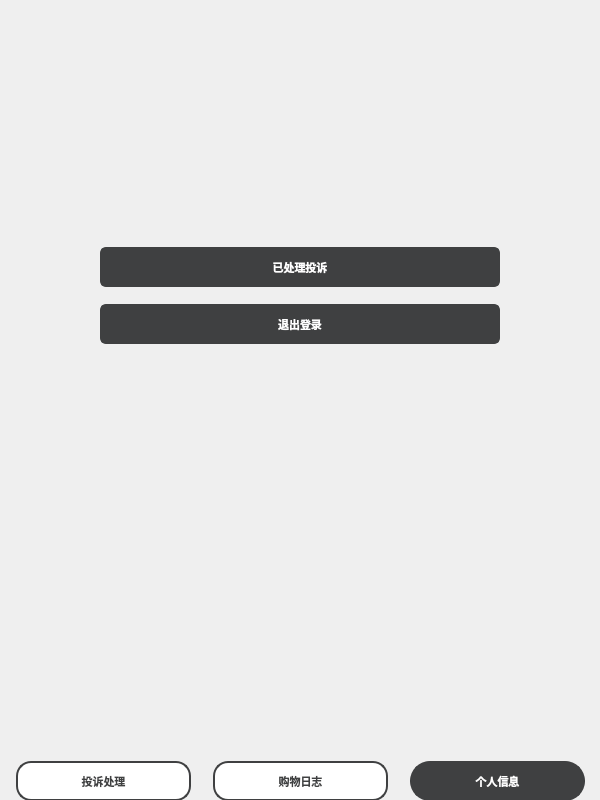
<?xml version="1.0" encoding="UTF-8"?>
<ui version="4.0">
 <class>admini_info</class>
 <widget class="QWidget" name="admini_info">
  <property name="geometry">
   <rect>
    <x>0</x>
    <y>0</y>
    <width>600</width>
    <height>800</height>
   </rect>
  </property>
  <property name="minimumSize">
   <size>
    <width>600</width>
    <height>800</height>
   </size>
  </property>
  <property name="maximumSize">
   <size>
    <width>600</width>
    <height>800</height>
   </size>
  </property>
  <property name="windowTitle">
   <string>果粒橙外卖-管理端</string>
  </property>
  <property name="windowIcon">
   <iconset resource="../Image.qrc">
    <normaloff>:/image/chick.gif</normaloff>:/image/chick.gif</iconset>
  </property>
  <widget class="QLabel" name="label">
   <property name="geometry">
    <rect>
     <x>0</x>
     <y>0</y>
     <width>600</width>
     <height>800</height>
    </rect>
   </property>
   <property name="styleSheet">
    <string notr="true">background-image: url(:/image/bg_2.png);</string>
   </property>
   <property name="text">
    <string/>
   </property>
  </widget>
  <widget class="QWidget" name="layoutWidget">
   <property name="geometry">
    <rect>
     <x>100</x>
     <y>236</y>
     <width>402</width>
     <height>121</height>
    </rect>
   </property>
   <layout class="QVBoxLayout" name="verticalLayout">
    <item>
     <widget class="QPushButton" name="pushButton">
      <property name="minimumSize">
       <size>
        <width>400</width>
        <height>40</height>
       </size>
      </property>
      <property name="maximumSize">
       <size>
        <width>400</width>
        <height>40</height>
       </size>
      </property>
      <property name="font">
       <font>
        <pointsize>-1</pointsize>
        <bold>true</bold>
       </font>
      </property>
      <property name="styleSheet">
       <string notr="true">QPushButton {
    background-color: #3f4041; /* 默认背景色，灰色 */
    border: 2px solid #3f4041; /* 边框颜色与背景色相同 */
    border-radius: 6px; /* 圆角 */
    color: #ffffff; /* 文本颜色，白色 */
    font-size: 11px;
}

QPushButton:hover {
    background-color: #353637; /* 悬浮时背景色变深 */
    border: 2px solid #353637; /* 悬浮时边框颜色变深 */
}

QPushButton:pressed {
    background-color: #2d2e2e; /* 按下时背景色变得更深 */
    border-color: #2d2e2e; /* 按下时边框颜色变得更深 */
    transform: scale(0.95); /* 按下时按钮略微缩小 */
}
</string>
      </property>
      <property name="text">
       <string>已处理投诉</string>
      </property>
     </widget>
    </item>
    <item>
     <widget class="QPushButton" name="pushButton_2">
      <property name="minimumSize">
       <size>
        <width>400</width>
        <height>40</height>
       </size>
      </property>
      <property name="maximumSize">
       <size>
        <width>400</width>
        <height>40</height>
       </size>
      </property>
      <property name="font">
       <font>
        <pointsize>-1</pointsize>
        <bold>true</bold>
       </font>
      </property>
      <property name="styleSheet">
       <string notr="true">QPushButton {
    background-color: #3f4041; /* 默认背景色，灰色 */
    border: 2px solid #3f4041; /* 边框颜色与背景色相同 */
    border-radius: 6px; /* 圆角 */
    color: #ffffff; /* 文本颜色，白色 */
    font-size: 11px;
}

QPushButton:hover {
    background-color: #353637; /* 悬浮时背景色变深 */
    border: 2px solid #353637; /* 悬浮时边框颜色变深 */
}

QPushButton:pressed {
    background-color: #2d2e2e; /* 按下时背景色变得更深 */
    border-color: #2d2e2e; /* 按下时边框颜色变得更深 */
    transform: scale(0.95); /* 按下时按钮略微缩小 */
}
</string>
      </property>
      <property name="text">
       <string>退出登录</string>
      </property>
     </widget>
    </item>
   </layout>
  </widget>
  <widget class="QWidget" name="layoutWidget_2">
   <property name="geometry">
    <rect>
     <x>0</x>
     <y>760</y>
     <width>601</width>
     <height>42</height>
    </rect>
   </property>
   <layout class="QHBoxLayout" name="horizontalLayout">
    <item>
     <widget class="QPushButton" name="pushButton_3">
      <property name="sizePolicy">
       <sizepolicy hsizetype="Fixed" vsizetype="Fixed">
        <horstretch>0</horstretch>
        <verstretch>0</verstretch>
       </sizepolicy>
      </property>
      <property name="minimumSize">
       <size>
        <width>175</width>
        <height>40</height>
       </size>
      </property>
      <property name="maximumSize">
       <size>
        <width>175</width>
        <height>40</height>
       </size>
      </property>
      <property name="font">
       <font>
        <pointsize>-1</pointsize>
        <bold>true</bold>
       </font>
      </property>
      <property name="styleSheet">
       <string notr="true">QPushButton {
    background-color: #ffffff; /* 默认背景色，白色 */
    border: 2px solid #3f4041; /* 边框颜色为 #3f4041 */
    border-radius: 15px; /* 圆角 */
    color: #3f4041; /* 文本颜色，原来的背景色 */
    font-size: 11px;
}

QPushButton:hover {
    background-color: #3f4041; /* 悬浮时背景色为 #3f4041 */
    border: 2px solid #353637; /* 悬浮时边框颜色为 #353637 */
}

QPushButton:pressed {
    background-color: #353637; /* 按下时背景色为 #353637 */
    border-color: #2d2e2e; /* 按下时边框颜色为 #2d2e2e */
    transform: scale(0.95); /* 按下时按钮略微缩小 */
}
</string>
      </property>
      <property name="text">
       <string>投诉处理</string>
      </property>
     </widget>
    </item>
    <item>
     <widget class="QPushButton" name="pushButton_5">
      <property name="sizePolicy">
       <sizepolicy hsizetype="Fixed" vsizetype="Fixed">
        <horstretch>0</horstretch>
        <verstretch>0</verstretch>
       </sizepolicy>
      </property>
      <property name="minimumSize">
       <size>
        <width>175</width>
        <height>40</height>
       </size>
      </property>
      <property name="maximumSize">
       <size>
        <width>175</width>
        <height>40</height>
       </size>
      </property>
      <property name="font">
       <font>
        <pointsize>-1</pointsize>
        <bold>true</bold>
       </font>
      </property>
      <property name="styleSheet">
       <string notr="true">QPushButton {
    background-color: #ffffff; /* 默认背景色，白色 */
    border: 2px solid #3f4041; /* 边框颜色为 #3f4041 */
    border-radius: 15px; /* 圆角 */
    color: #3f4041; /* 文本颜色，原来的背景色 */
    font-size: 11px;
}

QPushButton:hover {
    background-color: #3f4041; /* 悬浮时背景色为 #3f4041 */
    border: 2px solid #353637; /* 悬浮时边框颜色为 #353637 */
}

QPushButton:pressed {
    background-color: #353637; /* 按下时背景色为 #353637 */
    border-color: #2d2e2e; /* 按下时边框颜色为 #2d2e2e */
    transform: scale(0.95); /* 按下时按钮略微缩小 */
}
</string>
      </property>
      <property name="text">
       <string>购物日志</string>
      </property>
     </widget>
    </item>
    <item>
     <widget class="QPushButton" name="pushButton_4">
      <property name="sizePolicy">
       <sizepolicy hsizetype="Fixed" vsizetype="Fixed">
        <horstretch>0</horstretch>
        <verstretch>0</verstretch>
       </sizepolicy>
      </property>
      <property name="minimumSize">
       <size>
        <width>175</width>
        <height>40</height>
       </size>
      </property>
      <property name="maximumSize">
       <size>
        <width>175</width>
        <height>40</height>
       </size>
      </property>
      <property name="font">
       <font>
        <pointsize>-1</pointsize>
        <bold>true</bold>
       </font>
      </property>
      <property name="styleSheet">
       <string notr="true">QPushButton {
    background-color: #3f4041; /* 默认背景色，蓝色 */
    border: 2px solid #3f4041; /* 边框颜色与背景色相同 */
    border-radius: 20px; /* 圆角 */
    color: #ffffff; /* 文本颜色，白色 */
    font-size: 11px;
}

QPushButton:hover {
    background-color: #353637; /* 悬浮时背景色变深 */
    border: 2px solid #353637; /* 悬浮时边框颜色变深 */
}

QPushButton:pressed {
    background-color: #2d2e2e; /* 按下时背景色变得更深 */
    border-color: #2d2e2e; /* 按下时边框颜色变得更深 */
    transform: scale(0.95); /* 按下时按钮略微缩小 */
}
</string>
      </property>
      <property name="text">
       <string>个人信息</string>
      </property>
     </widget>
    </item>
   </layout>
  </widget>
 </widget>
 <resources>
  <include location="../Image.qrc"/>
 </resources>
 <connections/>
</ui>
